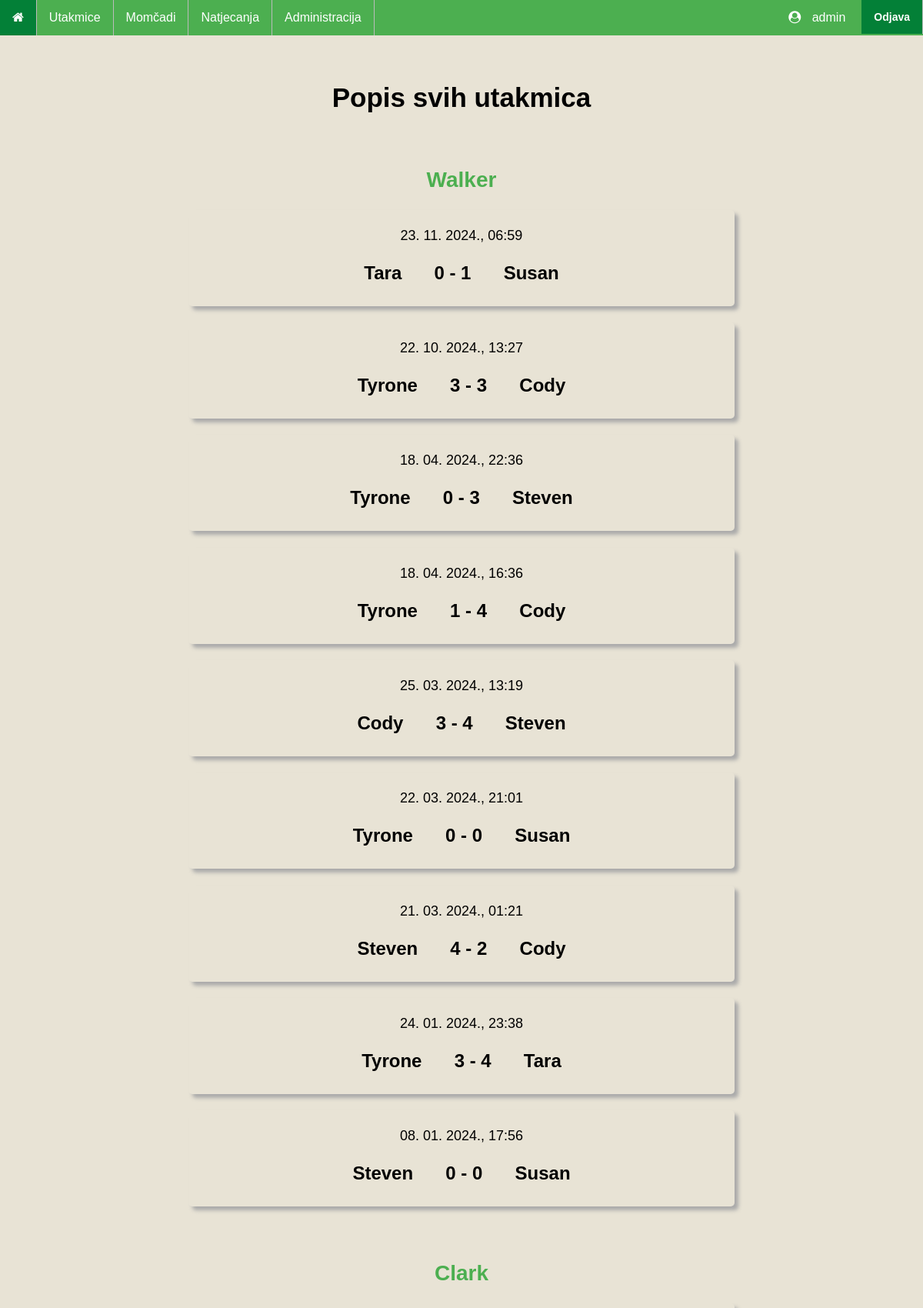
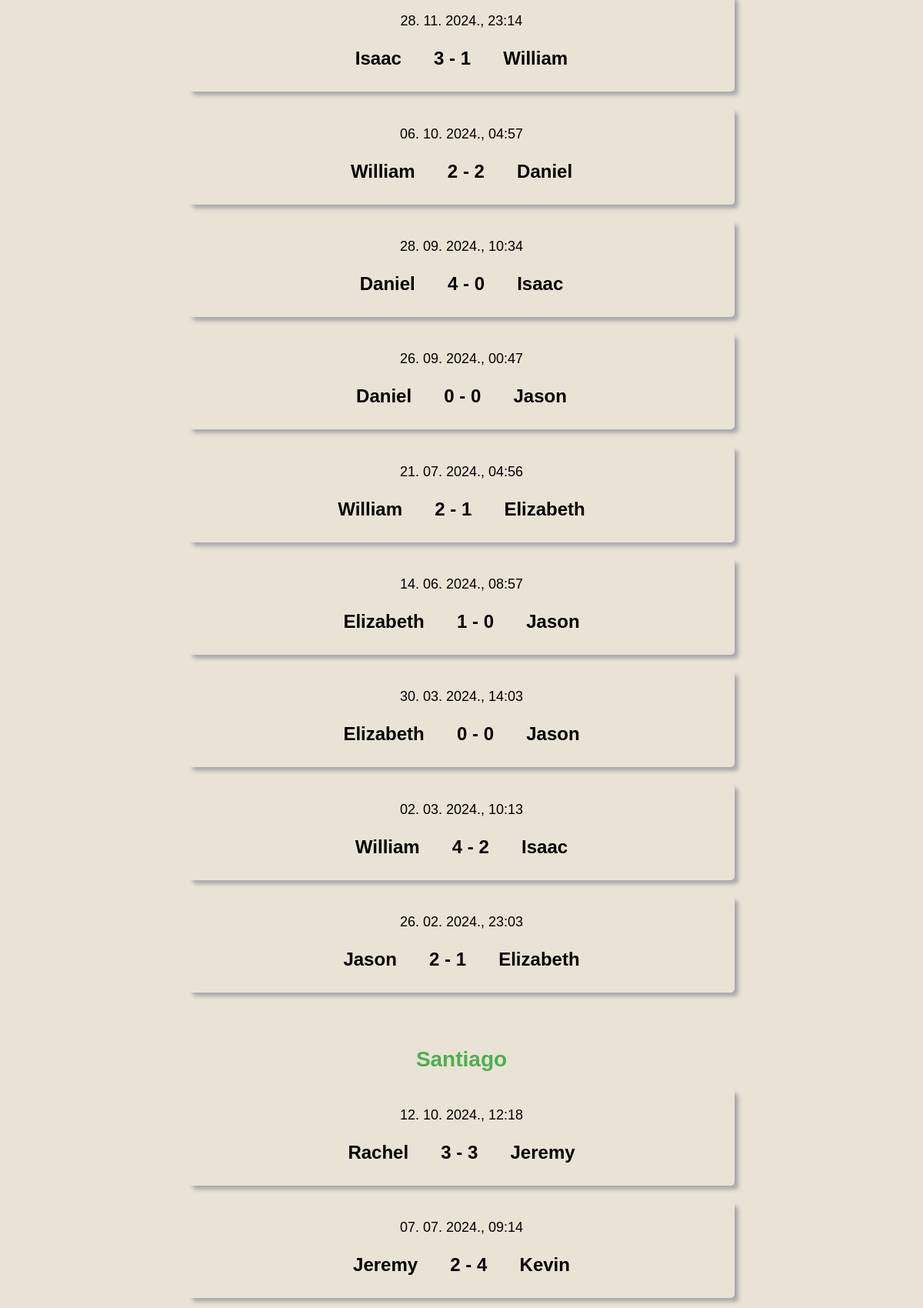
The page /matches/ (signed in, upper part) on the database its author committed (2 pictures, top to bottom).
### main/models.py (models this page shows, shortened)
class Competition(models.Model):
    competition_name = models.CharField(max_length=50)
    competition_country = models.CharField(max_length=30)
    competition_teams = models.ManyToManyField(Team)
    def __str__(self):
        return self.competition_name

class Match(models.Model):
    match_date = models.DateTimeField('Datum utakmice')
    match_stadium = models.TextField()
    match_competition = models.ForeignKey(Competition, on_delete=models.CASCADE, blank=True, null=True)
    match_team1 = models.ForeignKey(Team, on_delete=models.CASCADE, blank=True, null=True, related_name='team1')
    match_team2 = models.ForeignKey(Team, on_delete=models.CASCADE, blank=True, null=True, related_name='team2')
    match_score1 = models.IntegerField()
    match_score2 = models.IntegerField()

class Team(models.Model):
    team_name = models.CharField(max_length=50)
    team_stadium = models.TextField()
    team_country = models.CharField(max_length=30)
    def __str__(self):
        return '{}'.format(self.team_name)

### main/views.py (the view)
# urls.py: path('matches/', views.AllMatches, name='allMatches'),
@login_required
def AllMatches(request):
    matches = Match.objects.order_by('match_competition', '-match_date')
    grouped_matches = {
        competition: list(matches)
        for competition, matches in groupby(matches, key=lambda x: x.match_competition)
    }
    return render(request, 'main/matches.html', {'grouped_matches': grouped_matches})

### templates/main/matches.html
{% extends "base_generic.html" %}
{% block content %}
    <h1>Popis svih utakmica</h1>
    {% if grouped_matches.items %}
        {% for competition, matches in grouped_matches.items %}
            <h2><a href="{% url 'competitionDetails' competition.id %}">{{ competition }}</a></h2>
            {% for match in matches %}
                <a href="{% url 'matchDetails' match.id %}" class="match_link">
                    <div class="match">
                        <p class="match_date">{{ match.match_date|date:"d. m. Y., H:i" }}</p>
                        <p class="score">
                            {{ match.match_team1 }}
                            <span>
                                {{ match.match_score1 }} - {{ match.match_score2 }}
                            </span>
                            {{ match.match_team2 }}
                        </p>
                    </div>
                </a>
            {% endfor %}
        {% endfor %}
    {% else %}
        <p class="description" style="text-align: center;">Nema odigranih utakmica</p>
    {% endif %}
{% endblock %}

### templates/base_generic.html (shortened to what this page needs)
<!DOCTYPE html>
<html lang="hr">
<head>
    {% load static %}
    <link rel="stylesheet" type="text/css" href="{% static 'style.css' %}">
    <link rel="stylesheet" type="text/css" href="{% static 'matches.css' %}">
    <link rel="stylesheet" href="https://cdnjs.cloudflare.com/ajax/libs/font-awesome/4.7.0/css/font-awesome.min.css">
</head>
<body>
    <ul>
        <li><a href="/" title="Početna stranica"><i class="fa fa-home"></i></a></li>
        <li><a href="/matches/">Utakmice</a></li>
        <li><a href="/teams/">Momčadi</a></li>
        <li><a href="/competitions/">Natjecanja</a></li>
        {% if request.user.is_superuser %}
            <li><a href="/adminDashboard/">Administracija</a></li>
        {% endif %}
        <li style="float:right">
            <form id="logout-form" method="post" action="{% url 'logout' %}">
                <button type="submit">Odjava</button>
            </form>
        </li>
        <li style="float:right" class="userProfile">
            <i class='fa fa-user-circle' style="margin-right: 10px;"></i> {{ user.username }}
        </li>
    </ul>
    <div class="content">
        {% block content %}
        {% endblock %}
    </div>
</body>
</html>

### main/static/style.css (style rules this page uses)
html { font-family: 'Franklin Gothic', 'Arial Narrow', Arial, sans-serif; background: #e8e3d5; }
h1 { text-align: center; font-size: 35px; margin-top: 15%; margin-bottom: 5%; }
h2 { text-align: center; font-size: 28px; margin-top: 10%; }
ul { list-style-type: none; margin: 0; padding: 0; width: 100%; position: fixed; top: 0; left: 0; overflow: hidden; background-color: #4CAF50; color: white; }
li { float: left; border-right:1px solid #bbb; }
li a { display: block; color: white; text-align: center; padding: 14px 16px; text-decoration: none; }
.userProfile { padding: 14px 16px; border: none; margin-right: 5px; }
#logout-form { background: #4CAF50 !important; padding: 0 !important; }
#logout-form button { font-size: 14px; color: white; background: #038037 !important; padding: 14px 16px !important; border: none; font-weight: bold; display: block; margin: 0; text-decoration: none; cursor: pointer; }
.content { display: block; margin: 0 auto; width: 60%; margin-bottom: 8%; }
form { width: 100%; border-radius: 5px; padding: 20px; }

### main/static/matches.css (style rules this page uses)
.match { width: 100%; border-radius: 5px; box-shadow: 5px 5px 5px #aaaaaa; margin-top: 3%; padding-top: 5px; padding-bottom: 5px; font-size: 18px; }
.match_date, .match_competition, .score { width: 100%; text-align: center; }
.score { font-size: 24px; font-weight: bold; }
.score span, .score_details span { margin-left: 5%; margin-right: 5%; }
.match_link:link { text-decoration: none; color: black; background: none; }
.score_details a:link, .match_details a:link, h2 a:link { text-decoration: none; color: #4CAF50; }

### rows shown on the page
Competition: competition_name "Walker"
Match: match_date "23. 11. 2024., 06:59", match_team1 "Tara", match_score1 "0", match_score2 "1", match_team2 "Susan"
Match: match_date "22. 10. 2024., 13:27", match_team1 "Tyrone", match_score1 "3", match_score2 "3", match_team2 "Cody"
Match: match_date "18. 04. 2024., 22:36", match_team1 "Tyrone", match_score1 "0", match_score2 "3", match_team2 "Steven"
Match: match_date "18. 04. 2024., 16:36", match_team1 "Tyrone", match_score1 "1", match_score2 "4", match_team2 "Cody"
Match: match_date "25. 03. 2024., 13:19", match_team1 "Cody", match_score1 "3", match_score2 "4", match_team2 "Steven"
Match: match_date "22. 03. 2024., 21:01", match_team1 "Tyrone", match_score1 "0", match_score2 "0", match_team2 "Susan"
Match: match_date "21. 03. 2024., 01:21", match_team1 "Steven", match_score1 "4", match_score2 "2", match_team2 "Cody"
Match: match_date "24. 01. 2024., 23:38", match_team1 "Tyrone", match_score1 "3", match_score2 "4", match_team2 "Tara"
Match: match_date "08. 01. 2024., 17:56", match_team1 "Steven", match_score1 "0", match_score2 "0", match_team2 "Susan"
Competition: competition_name "Clark"
Match: match_date "28. 11. 2024., 23:14", match_team1 "Isaac", match_score1 "3", match_score2 "1", match_team2 "William"
Match: match_date "06. 10. 2024., 04:57", match_team1 "William", match_score1 "2", match_score2 "2", match_team2 "Daniel"
Match: match_date "28. 09. 2024., 10:34", match_team1 "Daniel", match_score1 "4", match_score2 "0", match_team2 "Isaac"
Match: match_date "26. 09. 2024., 00:47", match_team1 "Daniel", match_score1 "0", match_score2 "0", match_team2 "Jason"
Match: match_date "21. 07. 2024., 04:56", match_team1 "William", match_score1 "2", match_score2 "1", match_team2 "Elizabeth"
Match: match_date "14. 06. 2024., 08:57", match_team1 "Elizabeth", match_score1 "1", match_score2 "0", match_team2 "Jason"
Match: match_date "30. 03. 2024., 14:03", match_team1 "Elizabeth", match_score1 "0", match_score2 "0", match_team2 "Jason"
Match: match_date "02. 03. 2024., 10:13", match_team1 "William", match_score1 "4", match_score2 "2", match_team2 "Isaac"
Match: match_date "26. 02. 2024., 23:03", match_team1 "Jason", match_score1 "2", match_score2 "1", match_team2 "Elizabeth"
Competition: competition_name "Santiago"
Match: match_date "12. 10. 2024., 12:18", match_team1 "Rachel", match_score1 "3", match_score2 "3", match_team2 "Jeremy"
Match: match_date "07. 07. 2024., 09:14", match_team1 "Jeremy", match_score1 "2", match_score2 "4", match_team2 "Kevin"

### other values the page prints
{{ user.username }} "admin"
